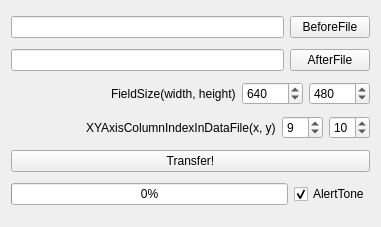
<?xml version="1.0" encoding="UTF-8"?>
<ui version="4.0">
 <class>MainWindow</class>
 <widget class="QMainWindow" name="MainWindow">
  <property name="geometry">
   <rect>
    <x>0</x>
    <y>0</y>
    <width>381</width>
    <height>227</height>
   </rect>
  </property>
  <property name="windowTitle">
   <string>QFieldTransfer</string>
  </property>
  <widget class="QWidget" name="centralWidget">
   <layout class="QVBoxLayout" name="verticalLayout">
    <item>
     <layout class="QHBoxLayout" name="horizontalLayout">
      <item>
       <widget class="QLineEdit" name="before_file_path_line_edit">
        <property name="enabled">
         <bool>true</bool>
        </property>
        <property name="readOnly">
         <bool>true</bool>
        </property>
       </widget>
      </item>
      <item>
       <widget class="QPushButton" name="before_button">
        <property name="sizePolicy">
         <sizepolicy hsizetype="Minimum" vsizetype="Fixed">
          <horstretch>0</horstretch>
          <verstretch>0</verstretch>
         </sizepolicy>
        </property>
        <property name="text">
         <string>BeforeFile</string>
        </property>
       </widget>
      </item>
     </layout>
    </item>
    <item>
     <layout class="QHBoxLayout" name="horizontalLayout_2">
      <item>
       <widget class="QLineEdit" name="after_file_path_line_edit">
        <property name="readOnly">
         <bool>true</bool>
        </property>
       </widget>
      </item>
      <item>
       <widget class="QPushButton" name="after_button">
        <property name="sizePolicy">
         <sizepolicy hsizetype="Minimum" vsizetype="Fixed">
          <horstretch>0</horstretch>
          <verstretch>0</verstretch>
         </sizepolicy>
        </property>
        <property name="text">
         <string>AfterFile</string>
        </property>
       </widget>
      </item>
     </layout>
    </item>
    <item>
     <layout class="QHBoxLayout" name="horizontalLayout_3">
      <item>
       <spacer name="horizontalSpacer">
        <property name="orientation">
         <enum>Qt::Horizontal</enum>
        </property>
        <property name="sizeHint" stdset="0">
         <size>
          <width>40</width>
          <height>20</height>
         </size>
        </property>
       </spacer>
      </item>
      <item>
       <widget class="QLabel" name="label">
        <property name="text">
         <string>FieldSize(width, height)</string>
        </property>
       </widget>
      </item>
      <item>
       <widget class="QSpinBox" name="width_spin_box">
        <property name="maximum">
         <number>99999</number>
        </property>
        <property name="value">
         <number>640</number>
        </property>
       </widget>
      </item>
      <item>
       <widget class="QSpinBox" name="height_spin_box">
        <property name="toolTip">
         <string/>
        </property>
        <property name="whatsThis">
         <string/>
        </property>
        <property name="maximum">
         <number>99999</number>
        </property>
        <property name="value">
         <number>480</number>
        </property>
       </widget>
      </item>
     </layout>
    </item>
    <item>
     <layout class="QHBoxLayout" name="horizontalLayout_4">
      <item>
       <spacer name="horizontalSpacer_2">
        <property name="orientation">
         <enum>Qt::Horizontal</enum>
        </property>
        <property name="sizeHint" stdset="0">
         <size>
          <width>40</width>
          <height>20</height>
         </size>
        </property>
       </spacer>
      </item>
      <item>
       <widget class="QLabel" name="label_2">
        <property name="text">
         <string>XYAxisColumnIndexInDataFile(x, y)</string>
        </property>
       </widget>
      </item>
      <item>
       <widget class="QSpinBox" name="x_column_index_spin_box">
        <property name="value">
         <number>9</number>
        </property>
       </widget>
      </item>
      <item>
       <widget class="QSpinBox" name="y_column_index_spin_box">
        <property name="value">
         <number>10</number>
        </property>
       </widget>
      </item>
     </layout>
    </item>
    <item>
     <widget class="QPushButton" name="transfer_button">
      <property name="sizePolicy">
       <sizepolicy hsizetype="Minimum" vsizetype="Fixed">
        <horstretch>0</horstretch>
        <verstretch>0</verstretch>
       </sizepolicy>
      </property>
      <property name="text">
       <string>Transfer!</string>
      </property>
     </widget>
    </item>
    <item>
     <layout class="QHBoxLayout" name="horizontalLayout_5">
      <item>
       <widget class="QProgressBar" name="progressBar">
        <property name="maximum">
         <number>100</number>
        </property>
        <property name="value">
         <number>0</number>
        </property>
       </widget>
      </item>
      <item>
       <widget class="QCheckBox" name="checkBox">
        <property name="toolTip">
         <string>&lt;html&gt;&lt;head/&gt;&lt;body&gt;&lt;p&gt;When finished, sound alert tone.&lt;/p&gt;&lt;/body&gt;&lt;/html&gt;</string>
        </property>
        <property name="whatsThis">
         <string/>
        </property>
        <property name="text">
         <string>AlertTone</string>
        </property>
        <property name="checked">
         <bool>true</bool>
        </property>
       </widget>
      </item>
     </layout>
    </item>
   </layout>
  </widget>
  <widget class="QMenuBar" name="menuBar">
   <property name="geometry">
    <rect>
     <x>0</x>
     <y>0</y>
     <width>381</width>
     <height>21</height>
    </rect>
   </property>
  </widget>
 </widget>
 <layoutdefault spacing="6" margin="11"/>
 <resources/>
 <connections>
  <connection>
   <sender>before_button</sender>
   <signal>clicked()</signal>
   <receiver>MainWindow</receiver>
   <slot>SetBeforeFilePath()</slot>
   <hints>
    <hint type="sourcelabel">
     <x>248</x>
     <y>41</y>
    </hint>
    <hint type="destinationlabel">
     <x>304</x>
     <y>32</y>
    </hint>
   </hints>
  </connection>
  <connection>
   <sender>after_button</sender>
   <signal>clicked()</signal>
   <receiver>MainWindow</receiver>
   <slot>SetAfterFilePath()</slot>
   <hints>
    <hint type="sourcelabel">
     <x>279</x>
     <y>76</y>
    </hint>
    <hint type="destinationlabel">
     <x>305</x>
     <y>65</y>
    </hint>
   </hints>
  </connection>
  <connection>
   <sender>transfer_button</sender>
   <signal>clicked()</signal>
   <receiver>MainWindow</receiver>
   <slot>Transfer()</slot>
   <hints>
    <hint type="sourcelabel">
     <x>125</x>
     <y>141</y>
    </hint>
    <hint type="destinationlabel">
     <x>303</x>
     <y>124</y>
    </hint>
   </hints>
  </connection>
 </connections>
 <slots>
  <slot>SetBeforeFilePath()</slot>
  <slot>SetAfterFilePath()</slot>
  <slot>Transfer()</slot>
 </slots>
</ui>
